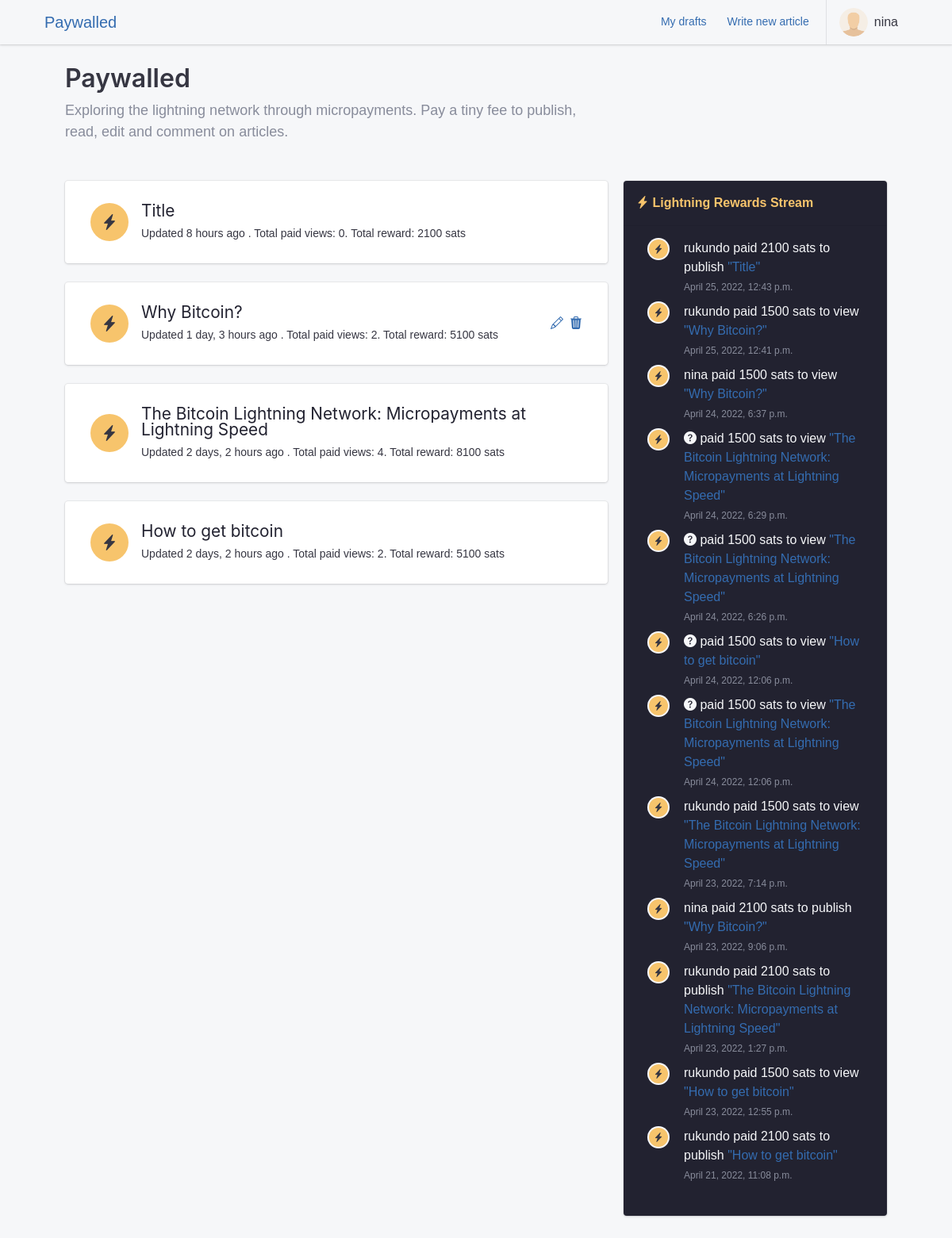
The page / (signed in) on the database its author committed.
### apps/authentication/models.py (models this page shows, shortened)
class Profile(models.Model):
    user = models.OneToOneField(User, on_delete=models.CASCADE, verbose_name=_("user"))
    node_pubkey = models.CharField(max_length=80, unique=True, blank=True, null=True)
    class Meta:
        verbose_name = _("profile")
        verbose_name_plural = _("profiles")
        db_table = "auth_profile"
    def get_screen_name(self):
        try:
            if self.user.get_full_name():
                return self.user.get_full_name()
            else:
                return self.user.username
        except Exception:
            return self.user.username

### apps/blog/models.py (models this page shows, shortened)
class Article(models.Model):
    DRAFT = "D"
    PUBLISHED = "P"
    STATUS = ((DRAFT, _("Draft")), (PUBLISHED, _("Published")))
    uuid = models.UUIDField(unique=True, default=uuid.uuid4, editable=False)
    user = models.ForeignKey(
        settings.AUTH_USER_MODEL,
        null=True,
        related_name="articles",
        on_delete=models.SET_NULL,
    )
    date_created = models.DateTimeField(auto_now_add=True)
    date_published = models.DateTimeField(auto_now=True)
    title = models.CharField(max_length=255, null=True, unique=True)
    status = models.CharField(max_length=1, choices=STATUS, default=DRAFT)
    content = models.CharField(_("Content"), max_length=40000, blank=True)
    edited = models.BooleanField(default=False)
    objects = ArticleQuerySet.as_manager()
    class Meta:
        verbose_name = _("Article")
        verbose_name_plural = _("Articles")
        ordering = ("-date_published",)
    def get_absolute_url(self):
        return reverse('articles:article', kwargs={ "article_uuid": self.uuid })
    def get_view_count(self):
        return self.payments.filter(status="complete", purpose="view").count()
    def get_total_reward(self):
        return self.payments.filter(status="complete").aggregate(total_reward=Sum('satoshi_amount'))

### apps/payments/models.py (models this page shows, shortened)
class Payment(models.Model):
    PAYMENT_STATUS_CHOICES = (
        ('pending_invoice', 'Pending Invoice'), # Should be atomic
        ('pending_payment', 'Pending Payment'),
        ('complete', 'Complete'),
        ('error', 'Error'),
    )
    PUBLISH = "publish"
    VIEW = "view"
    EDIT = "edit"
    COMMENT = "comment"
    PAYMENT_PURPOSE_CHOICES = (
        (PUBLISH, 'Publish'),
        (VIEW, 'View'),
        (EDIT, 'Edit'),
        (COMMENT, 'Comment'),
    )
    user = models.ForeignKey(
        settings.AUTH_USER_MODEL,
        null=True,
        related_name="payments",
        on_delete=models.SET_NULL,
    )
    session_key = models.CharField(max_length=40, blank=True, null=True)
    article = models.ForeignKey(Article, on_delete=models.CASCADE, related_name='payments')
    purpose = models.CharField(max_length=10, choices=PAYMENT_PURPOSE_CHOICES)
    satoshi_amount = models.IntegerField()
    r_hash = models.CharField(max_length=64)
    payment_request = models.CharField(max_length=1000)
    status = models.CharField(max_length=50, default='pending_invoice', choices=PAYMENT_STATUS_CHOICES)
    created_at = models.DateTimeField(auto_now_add=True)
    modified_at = models.DateTimeField(auto_now=True)

### apps/core/views.py (the view)
# urls.py: path("", core_views.home, name="home"),
def home(request):
    published_articles = Article.objects.get_published()
    payments = Payment.objects.filter(status='complete').order_by('-modified_at')
    return render(
        request, "core/home.html", {
            "articles": published_articles,
            "payments": payments
        },
    )

### apps/blog/models.py (called while the page is built)
    def get_published(self):
        return self.filter(status="P").order_by("-date_published")

### apps/core/templates/core/home.html (shortened to what this page needs)
{% extends 'base.html' %}
{% load static i18n humanize %}
{% block content %}
<section class="position-relative pb-5 bg-light">
    <div class="container position-relative">
        <div class="row">
            <div class="col-md-8">
                <h2 class="text-center text-sm-left"> Paywalled</h2>
                <p class="lead text-muted text-center text-sm-left mb-5">Exploring the lightning network through
                    micropayments. Pay a tiny fee to publish, read, edit and comment on articles.</p>
            </div>
        </div>
        <div class="row">
            <div class="col-md-8">
                <div class="list-group list-group-flush list-group-divider">
                    {% for article in articles %}
                    {% include 'partials/article_list.html' %}
                    {% empty %}
                    <h4 class="no-data">{% trans 'There is no published article yet' %}. <a
                            href="{% url 'articles:write_new' %}">{% trans 'Be the first one to publish one' %}!</a>
                    </h4>
                    {% endfor %}
                </div>
            </div>
            <div class="col-md-4">
                <div class="card text-light bg-dark">
                    <div class="card-header text-warning"><i class="bi bi-lightning-charge-fill"></i> Lightning Rewards
                        Stream</div>
                    <div class="card-body">
                        {% if payments %}
                        <ul class="timeline timeline-fluid">
                            {% for payment in payments %}
                            {% include 'partials/article_payment.html' with mode="general" %}
                            {% endfor %}
                        </ul>
                        {% else %}
                        <p>No payments for this article at this time.</p>
                        {% endif %}
                    </div>
                </div>
            </div>
        </div>
    </div>
</section>
{% endblock content %}

### paywalled/templates/includes/header.html (shortened to what this page needs)
{% load static %}
<header class="app-header app-header-light">
  <div class="top-bar container">
    <div class="top-bar-brand">
      <a href="/">Paywalled</a>
    </div>
    <div class="top-bar-list">
      {% block header-far-right %}
      <div class="top-bar-item top-bar-item-right px-0 d-none d-sm-flex">
        <ul class="header-nav nav">
          {% if user.is_authenticated %}
          <li class="nav-item">
            <a class="btn btn-link" href="{% url 'articles:drafts' %}">My drafts</a>
          </li>
          <li class="nav-item">
            <a class="btn btn-link" href="{% url 'articles:write_new' %}">Write new article</a>
          </li>
          {% endif %}
        </ul>
        {% if user.is_authenticated %}
        <div class="navbar-nav dropdown d-flex">
          <button class="btn-account w-100" type="button" data-toggle="dropdown" aria-haspopup="true"
            aria-expanded="false"><span class="user-avatar user-avatar-md mr-lg-0"><img
                src="{% static 'images/user.png' %}" alt=""></span> <span
              class="account-summary pl-lg-2 d-none d-lg-block"><span
                class="account-name">{{ user.profile.get_screen_name }}</span></span>
          </button>
        </div>
        {% else %}
        <a class="btn-account btn btn-primary btn-lg" title="Sign up" href="{% url 'signup' %}">Sign up</a>
        <a class="btn-account btn-default btn-lg" title="Log in" href="{% url 'login' %}">Log in</a>
        {% endif %}
      </div>
      {% endblock %}
    </div>
  </div>
</header>

### paywalled/templates/partials/article_list.html
{% load humanize %}
<div class="card mb-4" id="articles">
    <div class="card-body">
        <div class="list-group-item">
            <div class="list-group-item-figure">
                <a href="{% url 'articles:article' article.uuid %}" class="tile tile-lg tile-circle bg-warning">
                    <i class="bi bi-lightning-charge-fill"></i>
                </a>
            </div>
            <div class="list-group-item-body">
                <h3 style="font-size:1.3rem" class="list-group-item-title">
                    <a href="{% url 'articles:article' article.uuid %}">{{ article.title }}</a>
                </h3>
                <p class="list-group-item-subtitle mt-2">Updated
                    {{ article.date_published|naturaltime }}
                    . Total paid views: {{ article.get_view_count }}. Total reward:
                    {{ article.get_total_reward.total_reward }} sats</p>
            </div>
            {% if request.user == article.user %}
            <div class="list-group-item-figure">
                <a class="mr-1" href="{% url 'articles:edit_article' article.pk %}"><i class="bi bi-pencil"></i></a>
                <a class="ml-1" href="{% url 'articles:delete_article' article.pk %}"><i
                        class="bi bi-trash3-fill"></i></a>
            </div>
            {% endif %}
        </div>
    </div>
</div>

### paywalled/templates/partials/article_payment.html
<li class="timeline-item">
    <div class="timeline-figure">
        <span class="tile tile-circle tile-sm bg-warning"><i class="bi bi-lightning-charge-fill"></i></span>
    </div>
    <div class="timeline-body">
        <div class="media">
            <div class="media-body">
                <p class="mb-0">
                    {% if payment.user %}{{ payment.user.profile.get_screen_name }}{% else %}<i
                        class="bi bi-question-circle-fill"></i> {% endif %} paid
                    {{ payment.satoshi_amount }} sats to
                    {{ payment.purpose }} {% if mode == 'general' %}<a
                        href="{{ payment.article.get_absolute_url }}">"{{ payment.article.title }}"</a>{% endif %}
                </p><span class="timeline-date">{{ payment.created_at }}</span>
            </div>
        </div>
    </div>
</li>

### rows shown on the page
Article: title "Title", date_published "8 hours ago", get_view_count "0", get_total_reward.total_reward "2100"
Article: title "Why Bitcoin?", date_published "1 day, 3 hours ago", get_view_count "2", get_total_reward.total_reward "5100"
Article: title "The Bitcoin Lightning Network: Micropayments at Lightning Speed", date_published "2 days, 2 hours ago", get_view_count "4", get_total_reward.total_reward "8100"
Article: title "How to get bitcoin", date_published "2 days, 2 hours ago", get_view_count "2", get_total_reward.total_reward "5100"
Payment: user.profile.get_screen_name "rukundo", satoshi_amount "2100", purpose "publish", article "Title", created_at "April 25, 2022, 12:43 p.m."
Payment: user.profile.get_screen_name "rukundo", satoshi_amount "1500", purpose "view", article "Why Bitcoin?", created_at "April 25, 2022, 12:41 p.m."
Payment: user.profile.get_screen_name "nina", satoshi_amount "1500", purpose "view", article "Why Bitcoin?", created_at "April 24, 2022, 6:37 p.m."
Payment: satoshi_amount "1500", purpose "view", article "The Bitcoin Lightning Network: Micropayments at Lightning Speed", created_at "April 24, 2022, 6:29 p.m."
Payment: satoshi_amount "1500", purpose "view", article "The Bitcoin Lightning Network: Micropayments at Lightning Speed", created_at "April 24, 2022, 6:26 p.m."
Payment: satoshi_amount "1500", purpose "view", article "How to get bitcoin", created_at "April 24, 2022, 12:06 p.m."
Payment: satoshi_amount "1500", purpose "view", article "The Bitcoin Lightning Network: Micropayments at Lightning Speed", created_at "April 24, 2022, 12:06 p.m."
Payment: user.profile.get_screen_name "rukundo", satoshi_amount "1500", purpose "view", article "The Bitcoin Lightning Network: Micropayments at Lightning Speed", created_at "April 23, 2022, 7:14 p.m."
Payment: user.profile.get_screen_name "nina", satoshi_amount "2100", purpose "publish", article "Why Bitcoin?", created_at "April 23, 2022, 9:06 p.m."
Payment: user.profile.get_screen_name "rukundo", satoshi_amount "2100", purpose "publish", article "The Bitcoin Lightning Network: Micropayments at Lightning Speed", created_at "April 23, 2022, 1:27 p.m."
Payment: user.profile.get_screen_name "rukundo", satoshi_amount "1500", purpose "view", article "How to get bitcoin", created_at "April 23, 2022, 12:55 p.m."
Payment: user.profile.get_screen_name "rukundo", satoshi_amount "2100", purpose "publish", article "How to get bitcoin", created_at "April 21, 2022, 11:08 p.m."

### other values the page prints
{{ user.profile.get_screen_name }} "nina"
